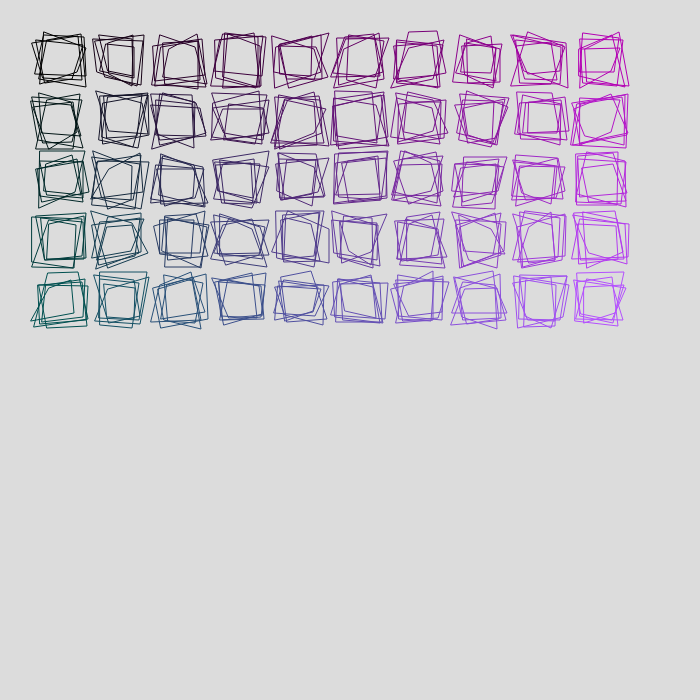
Frame 1 (no input)
Frame 60 (no input): identical to frame 1, image omitted
Frame 120 (the mouse pressed at the canvas centre since frame 60): identical to frame 1, image omitted

The p5.js sketch that drew this single still picture (run headless with seeded random() and noise() and a simulated clock; from frame 60 on, the mouse is pressed at the canvas centre):

// p5.js sketch
// ── sketch.js
function setup() {
  createCanvas(700, 700);
  background(220);
  TraceMaille(5, 10,5);
}

function draw() {
}

// Trace n quadrilatères aléatoires superposés, basés sur carrés 40*40
// en colonne i, ligne j
function TraceCarre(n, i, j) {
  push(); 
    noFill();
    translate(60*i, 60*j, 0); // place en colonne i, ligne j, écarts de 20 entre les quadrilatères

    for (let k=0; k<n; k++) { 
      let dispersion = [];

      for (let d=0; d<8; d++) { // on génère "dispersion", un tableau de 8 entiers relatifs aléatoires = les 8 dispersions des coordonnées du quadrilatère
        let disp = int (random(-10,10));
        dispersion.push(disp);
      }
      
      stroke(20*i,20*j,20*(i+j)); // dégradé de couleurs
      
// on trace le quadrilatère :
      quad(40+dispersion[0],40+dispersion[1],80+dispersion[2],40+dispersion[3],80+dispersion[4],80+dispersion[5],40+dispersion[6],80+dispersion[7]);

    }
  
  pop();
}

// Trace une maille de w*h quadrilatères aléatoires (superposition de n)
function TraceMaille(n,w,h) {
  for (let i=0; i<w; i++) {
    for (let j=0; j<h; j++) {
        TraceCarre(n,i,j);
    }
  }
  
}
// ── style.css
html, body {
  margin: 0;
  padding: 0;
}

canvas {
  display: flex;
  border: solid 5px white;
}

.signature {
  font-family: "Helvetica";
  background-color: white;
  width:610px;
}
